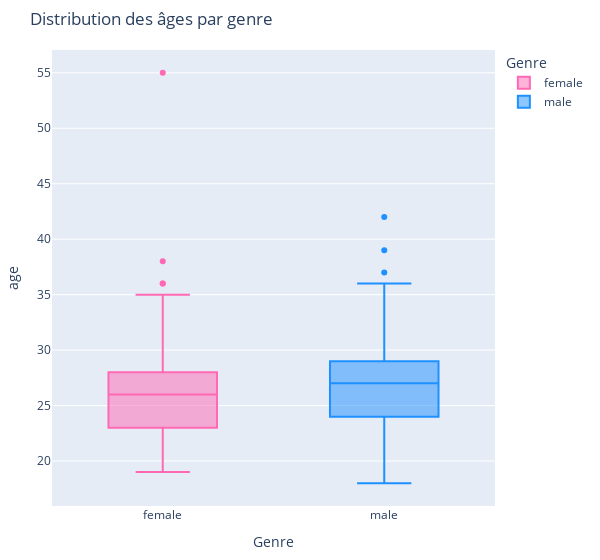

Notebook cell for this chart:
### Markdown cell above
### Maintenant, intéressons-nous à la distribution des âges par sexe

### Code cell
fig_box = px.box(df_unique_iid, x="gender", y="age", 
                 title="Distribution des âges par genre", 
                 color="gender", 
                 category_orders={"gender": ['female', 'male']}, 
                 labels={"gender": "Genre"},
                 color_discrete_sequence=["#FF69B4", "#1E90FF"])

fig_box.update_layout(width=600, margin=dict(l=50, r=50, t=50, b=50))
fig_box.update_xaxes(range=[-0.5, 1.5])

fig_box.show()

### Figure 1 — Plotly figure (JSON) as saved in the notebook; plotly's stock layout.template omitted (floating-point values rounded to 4 significant figures; data arrays with more than 128 entries replaced by an {"elided": "..."} marker saying what was removed)
{"data": [{"alignmentgroup": "True", "hovertemplate": "Genre=%{x}<br>age=%{y}<extra></extra>", "legendgroup": "female", "marker": {"color": "#FF69B4"}, "name": "female", "notched": false, "offsetgroup": "female", "orientation": "v", "showlegend": true, "type": "box", "x": {"elided": "274 str values"}, "x0": " ", "xaxis": "x", "y": {"elided": "274 int values"}, "y0": " ", "yaxis": "y"}, {"alignmentgroup": "True", "hovertemplate": "Genre=%{x}<br>age=%{y}<extra></extra>", "legendgroup": "male", "marker": {"color": "#1E90FF"}, "name": "male", "notched": false, "offsetgroup": "male", "orientation": "v", "showlegend": true, "type": "box", "x": {"elided": "277 str values"}, "x0": " ", "xaxis": "x", "y": {"elided": "277 int values"}, "y0": " ", "yaxis": "y"}], "layout": {"boxmode": "overlay", "legend": {"title": {"text": "Genre"}, "tracegroupgap": 0}, "margin": {"b": 50, "l": 50, "r": 50, "t": 50}, "title": {"text": "Distribution des âges par genre"}, "width": 600, "xaxis": {"anchor": "y", "categoryarray": ["female", "male"], "categoryorder": "array", "domain": [0, 1], "range": [-0.5, 1.5], "title": {"text": "Genre"}}, "yaxis": {"anchor": "x", "domain": [0, 1], "title": {"text": "age"}}}}
